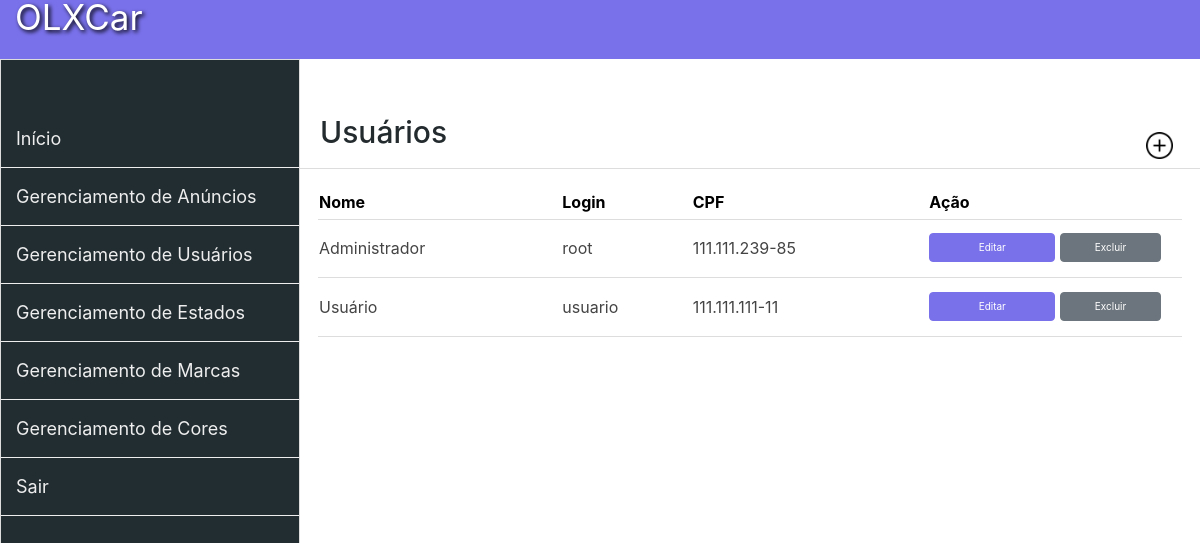
The app's page /admin/cadastraUsuario.php (signed in) with its own data.
### tables this page shows
CREATE TABLE `usuarios` (
  `cd_usuario` int(11) NOT NULL,
  `cd_estado` int(11) DEFAULT NULL,
  `ds_login` varchar(30) NOT NULL,
  `ds_senha` varchar(30) NOT NULL,
  `ds_usuario` varchar(100) NOT NULL,
  `dt_nasc` date NOT NULL,
  `ds_email` varchar(100) NOT NULL,
  `ds_cpf` varchar(20) NOT NULL,
  `ds_telefone` varchar(20) NOT NULL,
  `id_tipo_usuario` int(11) NOT NULL,
  `id_status` int(11) NOT NULL
);

### connect.php (called while the page is built, shortened)
<?php
$_SG["conectaServidor"] = true;
$_SG["abreSessao"] = true;
$_SG["caseSentive"] = false;
$_SG["validaSempre"] = true;
$_SG["servidor"] = "localhost";
$_SG["banco"] = "webphp5";
$_SG["usuario"] = "root";
$_SG["senha"] = "";
$_SG["paginaLogin"] = "login.php";
$_SG["tabela"] = "usuarios";
?>

### functions.php (called while the page is built, shortened)
<?php
function selecionar($link, $sql){
	return mysqli_query($link, $sql);
}
?>

### admin/cadastraUsuario.php (the view, shortened to what this page needs)
<?php
	include_once "../connect.php";
	include_once "../functions.php";
?>
<!DOCTYPE html PUBLIC "-//W3C//DTD XHTML 1.0 Transitional//EN" "http://www.w3.org/TR/xhtml1/DTD/xhtml1-transitional.dtd">
<html xmlns="http://www.w3.org/1999/xhtml">
    <head>
        <?php include_once "template/header.php"; ?>
    </head>
    <body>
    <header>
        <a class="logo" href="index.php">OLXCar</a>
    </header>
		<?php include_once "template/lateral.php"; ?>
    	<section class="conteudo">
            <div class="titulo">
                <h1>Usuários</h1>
                <a href="adicionacadastraUsuario.php"><img title="Adicionar" src="img/btn_adicionar.png"></a>
            </div>
                <table class="ExibeForm">
                    <thead>
                        <tr>
                            <th>Nome</th>
                            <th>Login</th>
                            <th>CPF</th>
                            <th>Ação</th>
                        </tr>
                    </thead>
                    <tbody>
                    <?php
                        $sql_select = "SELECT * FROM `usuarios` ";
                        $usuario = selecionar($_SG["link"], $sql_select);
                        while($selecUsuario = mysqli_fetch_assoc($usuario)){?>
                        <tr>
                            <td><?php echo $selecUsuario['ds_usuario']; ?></td>
                            <td><?php echo $selecUsuario['ds_login']; ?></td>
                            <td><?php echo $selecUsuario['ds_cpf']; ?></td>
                            <td>
                                <a class="btn btn-primary" href="editar.php?acao=AtualizarUsuario&id=<?php echo $selecUsuario['cd_usuario']; ?>">Editar</a>
                                <a onClick="return ConfirmarAlteracao()" class="btn btn-secondary" href="query.php?deletarUsuario&id=<?php echo $selecUsuario['cd_usuario']; ?>">Excluir</a>
                            </td>
                        </tr>
                        <?php
                        }?>
                    </tbody>
                </table>
        </section>
    </body>
</html>

### admin/template/stlyle.css (style rules this page uses)
html { height:100%; }
body { height:100%; font-family: 'Segoe UI', Tahoma, Geneva, Verdana, sans-serif; margin:0px; }
header { background:#7971ea; padding:15px; margin-top: -2%; text-decoration:none; }
.conteudo { float:right; width:75%; }
table { width:96%; background:#fff; margin-left:2%; padding:10px; margin-top: 20px; }
table tr { border-bottom: 1px solid #ddd; }
th { color:#000; text-align:left; padding-bottom:5px; }
table td { color:#444; border-top:1px solid #ddd; }
table td a { margin-top: 5%; }
.logo { text-decoration: none; font-size: 35px; color: #fff; text-shadow: 2px 2px 4px black; }
.titulo { border-bottom:1px solid #ddd; }
.titulo h1 { padding: 55px 0px 10px 20px ; color:#242b2e; font-size: 30px; width: 90%; }
.titulo a img { width: 3%; height: 3%; float: right; margin-top: -4%; margin-right: 3%; }
.ExibeForm tr td a { margin-bottom: 14px; }
.ExibeForm tr td { font-size: 16px; }

### records on screen
usuarios: ds_usuario "Administrador", ds_login "root", ds_cpf "111.111.239-85"
usuarios: ds_usuario "Usuário", ds_login "usuario", ds_cpf "111.111.111-11"
